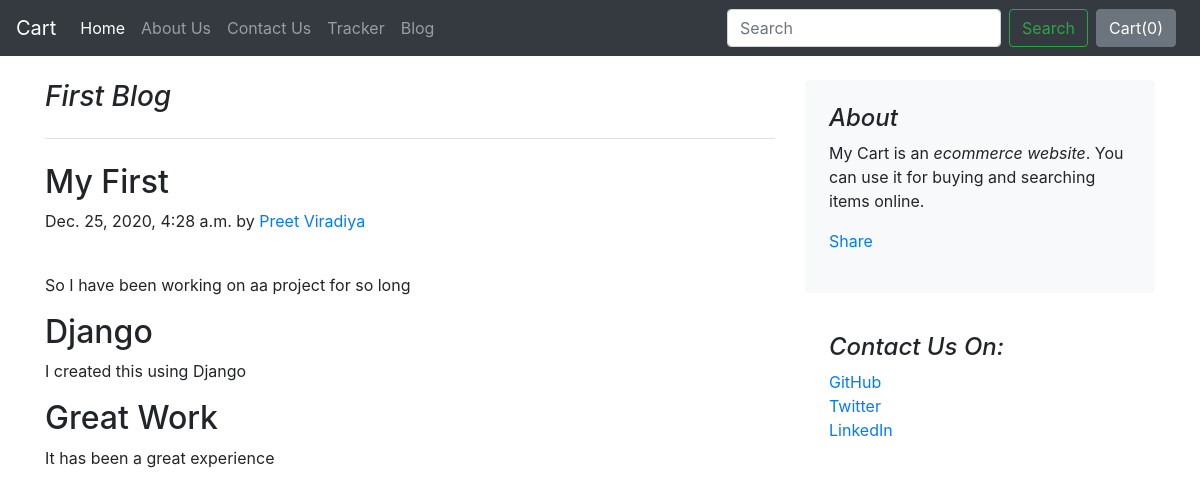
The page /blog/blogpost/1 on the database its author committed.
### blog/models.py (models this page shows, shortened)
class Blogpost(models.Model):
    post_id = models.AutoField(primary_key=True)
    title = models.CharField(max_length=100)
    heading0 = models.CharField(max_length=100)
    content0 = models.CharField(max_length=1000000,default='')
    heading1 = models.CharField(max_length=100)
    content1 = models.CharField(max_length=1000000,default='')
    heading2 = models.CharField(max_length=100)
    content2 = models.CharField(max_length=1000000,default='')
    published = models.DateTimeField()
    author = models.CharField(max_length=100,default='')
    thumbnail = models.ImageField(upload_to='blog/images',default='')

### blog/views.py (the view)
# urls.py: path('blogpost/<int:id>',views.blogpost,name='Blog Post'),
def blogpost(request,id):
    post = Blogpost.objects.filter(post_id=id)[0]
    return render(request,'blog/blogpost.html',{'post':post})

### blog/templates/blog/blogpost.html (shortened to what this page needs)
{%extends 'blog/basic.html'%}
{%block body%}
<div class="container">
    <div class="row mt-4">
        <div class="col-md-8 blog-main">
            <h3 class="pb-4 mb-4 font-italic border-bottom">
                {{post.title}}
            </h3>
            <div class="blog-post">
                <h2 class="blog-post-title">{{post.heading0}}</h2>
                <p class="blog-post-meta">{{post.published}} by <a href="#">{{post.author}}</a></p>
                <div class="fb-like" data-href="http://127.0.0.1:8000/blog/blogpost/{{post.post_id}}" data-layout="standard" data-action="like" data-size="large" data-show-faces="false" data-share="true"></div><br>
                <p>{{post.content0}}</p>
                <h2>{{post.heading1}}</h2>
                <p> {{post.content1}}</p>
                <h2>{{post.heading2}}</h2>
                <p>{{post.content2}}</p>
            </div>
        </div>
        <aside class="col-md-4 blog-sidebar">
            <div class="p-4 mb-3 bg-light rounded">
                <h4 class="font-italic">About</h4>
                <p class="mb-0">My Cart is an <em>ecommerce website</em>. You can use it for buying and searching items online. </p>
                <div class="my-3 fb-share-button" data-href="http://127.0.0.1:8000/blog/blogpost/{{post.post_id}}" data-layout="button_count" data-size="large"><a target="_blank" href="https://www.facebook.com/sharer/sharer.php?u=http%3A%2F%2F127.0.0.1%3A8000%2Fblog%2Fblogpost%2F4&src=sdkpreparse" class="fb-xfbml-parse-ignore">Share</a></div>
            </div>
            <div class="p-4">
                <h4 class="font-italic">Contact Us On: </h4>
                <ol class="list-unstyled">
                    <li><a href="#">GitHub</a></li>
                    <li><a href="#">Twitter</a></li>
                    <li><a href="#">LinkedIn</a></li>
                </ol>
            </div>
        </aside>
    </div>
</div>
{%endblock%}

### blog/templates/blog/basic.html (shortened to what this page needs)
<!DOCTYPE html>
<html lang="en">
<head>
    <link rel="stylesheet" href="https://stackpath.bootstrapcdn.com/bootstrap/4.2.1/css/bootstrap.min.css">
</head>
<body>
    <nav class="navbar navbar-expand-lg navbar-dark bg-dark">
        <a class="navbar-brand" href="/shop">Cart</a>
        <div class="collapse navbar-collapse" id="navbarSupportedContent">
          <ul class="navbar-nav mr-auto">
            <li class="nav-item active">
              <a class="nav-link" href="/shop">Home<span class="sr-only">(current)</span></a>
            </li>
            <li class="nav-item">
              <a class="nav-link" href="/shop/about">About Us</a>
            </li>
            <li class="nav-item">
              <a class="nav-link" href="/shop/contact">Contact Us</a>
            </li>
            <li class="nav-item">
              <a class="nav-link" href="/shop/track">Tracker</a>
            </li>
            <li class="nav-item">
              <a class="nav-link" href="/blog">Blog</a>
            </li>
          </ul>
          <form class="form-inline my-2 my-lg-0">
            <input class="form-control mr-sm-2" type="search" placeholder="Search" aria-label="Search">
            <button class="btn btn-outline-success my-2 my-sm-0" type="submit">Search</button>
          </form>
          <button type="button" class="btn btn-secondary mx-2" id="popcart" data-container="body" data-toggle="popover" data-placement="bottom" data-html="true" >
            Cart(<span id="cart">0</span>)
          </button>
        </div>
      </nav>{% block body %} {% endblock %}
</body>
</html>

### rows shown on the page
Blogpost: title "First Blog", heading0 "My First", published "Dec. 25, 2020, 4:28 a.m.", author "Preet Viradiya", content0 "So I have been working on aa project for so long", heading1 "Django", content1 "I created this using Django", heading2 "Great Work", content2 "It has been a great experience"
